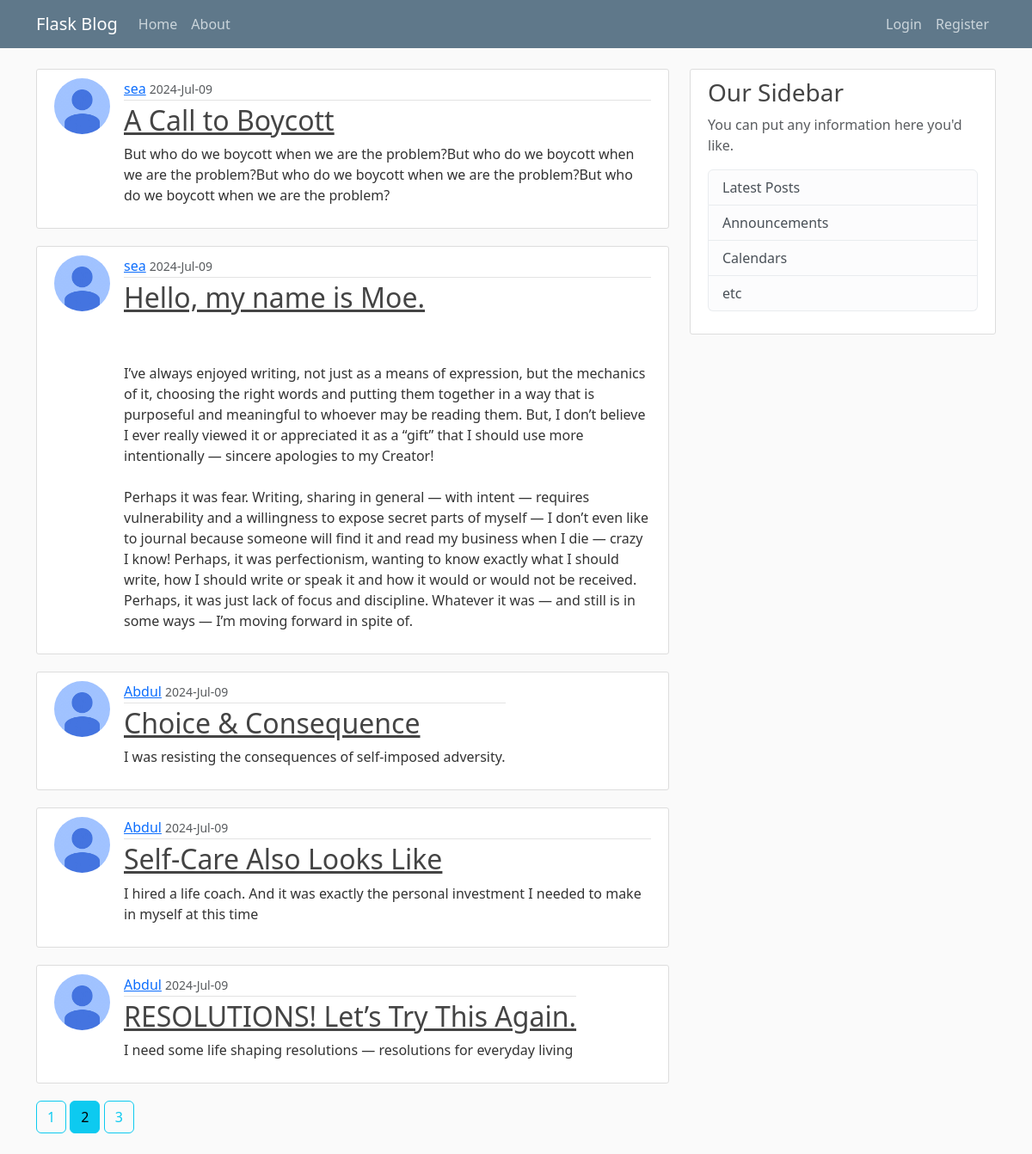
The page /home?page=2 on the database its author committed.
### flaskblog/models.py (models this page shows, shortened)
class Post(db.Model):
    id = db.Column(db.Integer, primary_key = True)
    title = db.Column(db.String(40), nullable = False)
    date_posted = db.Column(db.DateTime, nullable = False, default = datetime.utcnow)
    content = db.Column(db.Text, nullable = False)
    user_id = db.Column(db.Integer, db.ForeignKey('user.id'), nullable=False)
    comments = db.relationship('Comment', backref='origin_post', lazy=True)

class User(db.Model, UserMixin):
    id = db.Column(db.Integer, primary_key = True)
    username = db.Column(db.String(20), unique = True, nullable = False)
    email = db.Column(db.String(50), unique = True, nullable = False)
    image_file = db.Column(db.String(20), nullable = False, default = 'default.jpg')
    password = db.Column(db.String(30), nullable = False)
    posts = db.relationship('Post', backref='author', lazy=True)
    comments = db.relationship('Comment', backref='author', lazy=True)

### flaskblog/main/urls.py (the view)
@main.route("/")
@main.route("/home")
def home():
    page = request.args.get('page', 1, type=int)
    posts = Post.query.order_by(Post.id.desc()).paginate(page=page, per_page=5)
    return render_template('home.html',posts=posts, title="Timeline")

### flaskblog/templates/home.html
{% extends "base.html" %}
{% block content %}
    {% for post in posts.items %}
        <article class="media content-section d-flex">
          <img src="{{ url_for('static', filename='images/' + post.author.image_file) }}" class="rounded-circle article-img" alt="Couldn't load image">
          <div class="media-body">
            <div class="article-metadata">
              <a class="mr-2" href="{{ url_for('users.user_posts', username=post.author.username) }}">{{ post.author.username }}</a>
              <small class="text-muted">{{ post.date_posted.strftime('%Y-%b-%d') }}</small>
            </div>
            <h2><a class="article-title" href="{{ url_for('posts.one_post', post_id=post.id) }}">{{ post.title }}</a></h2>
            <p class="article-content">{{ post.content }}</p>
          </div>
        </article>
    {% endfor %}
    {% for page_num in posts.iter_pages(left_edge=1, right_edge=1, left_current=1, right_current=1) %}
    {% if page_num %}
      {% if posts.page == page_num %}
        <a href="{{ url_for('main.home', page=page_num) }}" class="btn btn-info mb-4">{{ page_num }}</a>
      {% else  %}
        <a href="{{ url_for('main.home', page=page_num) }}" class="btn btn-outline-info mb-4">{{ page_num }}</a>
      {% endif  %}
    {% else  %}
        <span class="text-info">...</span>
    {% endif  %}
    {% endfor %}
{% endblock %}

### flaskblog/static/main.css (style rules this page uses)
body { background: #fafafa; color: #333333; margin-top: 5rem; }
h1, h2, h3, h4, h5, h6 { color: #444444; }
.content-section { background: #ffffff; padding: 10px 20px; border: 1px solid #dddddd; border-radius: 3px; margin-bottom: 20px; }
.article-title { color: #444444; }
.article-content { white-space: pre-line; }
.article-img { height: 65px; width: 65px; margin-right: 16px; }
.article-metadata { padding-bottom: 1px; margin-bottom: 4px; border-bottom: 1px solid #e3e3e3 }

### rows shown on the page
Post: image_file (placeholder picture), author.username "sea", date_posted "2024-Jul-09", title "A Call to Boycott", content "But who do we boycott when we are the problem?But who do we boycott when we are the problem?But who do we boycott when we are the problem?But who do we boycott when we are the problem?"
Post: image_file (placeholder picture), author.username "sea", date_posted "2024-Jul-09", title "Hello, my name is Moe.", content "I’ve always enjoyed writing, not just as a means of expression, but the mechanics of it, choosing the right words and putting them together in a way that is purposeful and meaningful to whoever may be reading them. But, I don’t believe I ever really viewed it or appreciated it as a “gift” that I should use more intentionally — sincere apologies to my Creator! Perhaps it was fear. Writing, sharing in general — with intent — requires vulnerability and a willingness to expose secret parts of myself — I don’t even like to journal because someone will find it and read my business when I die — crazy I know! Perhaps, it was perfectionism, wanting to know exactly what I should write, how I should…"
Post: image_file (placeholder picture), author.username "Abdul", date_posted "2024-Jul-09", title "Choice & Consequence", content "I was resisting the consequences of self-imposed adversity."
Post: image_file (placeholder picture), author.username "Abdul", date_posted "2024-Jul-09", title "Self-Care Also Looks Like", content "I hired a life coach. And it was exactly the personal investment I needed to make in myself at this time"
Post: image_file (placeholder picture), author.username "Abdul", date_posted "2024-Jul-09", title "RESOLUTIONS! Let’s Try This Again.", content "I need some life shaping resolutions — resolutions for everyday living"

### other values the page prints
{{ page_num }} "1" "3"
{{ page_num }} "2"
